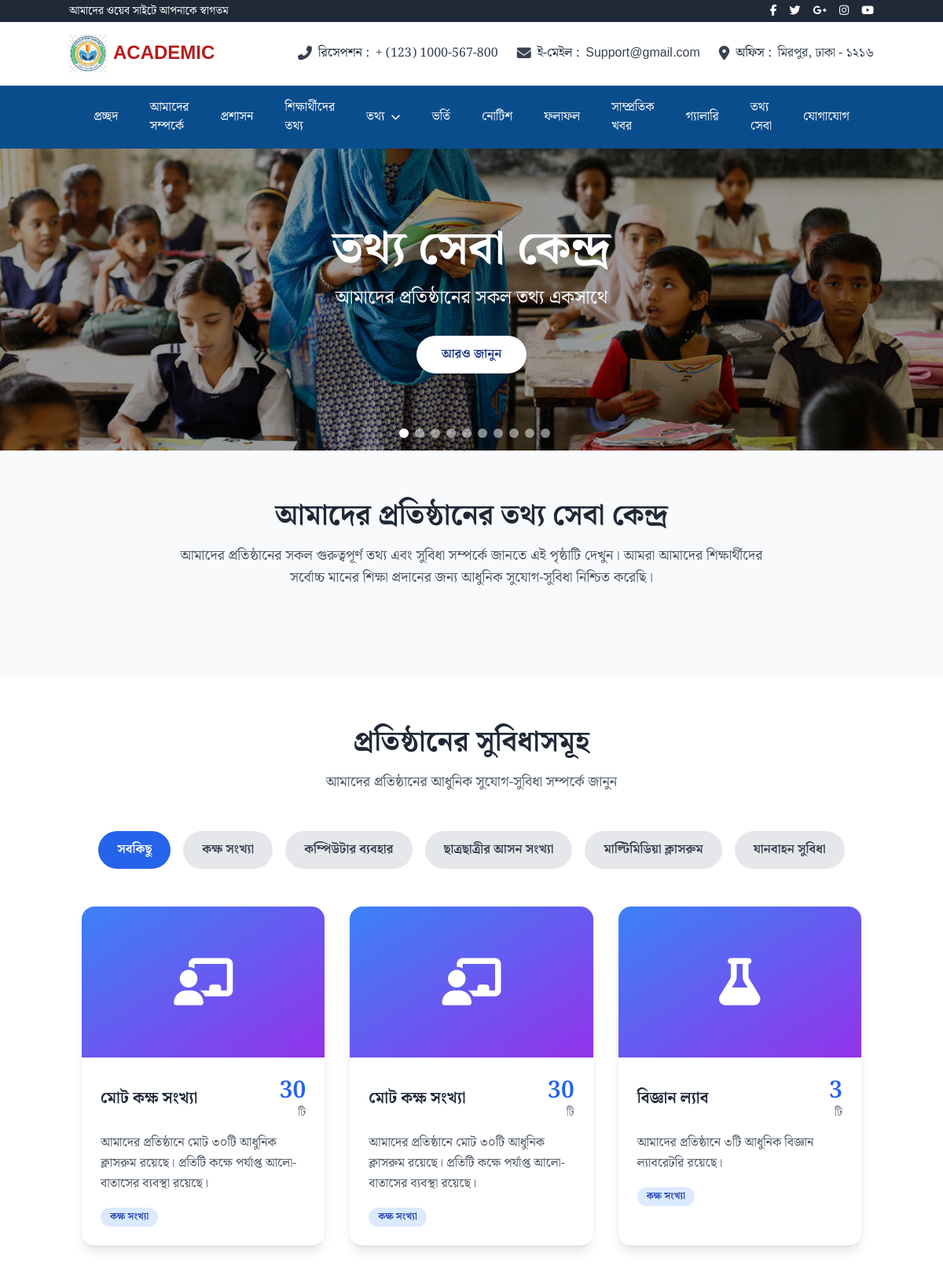
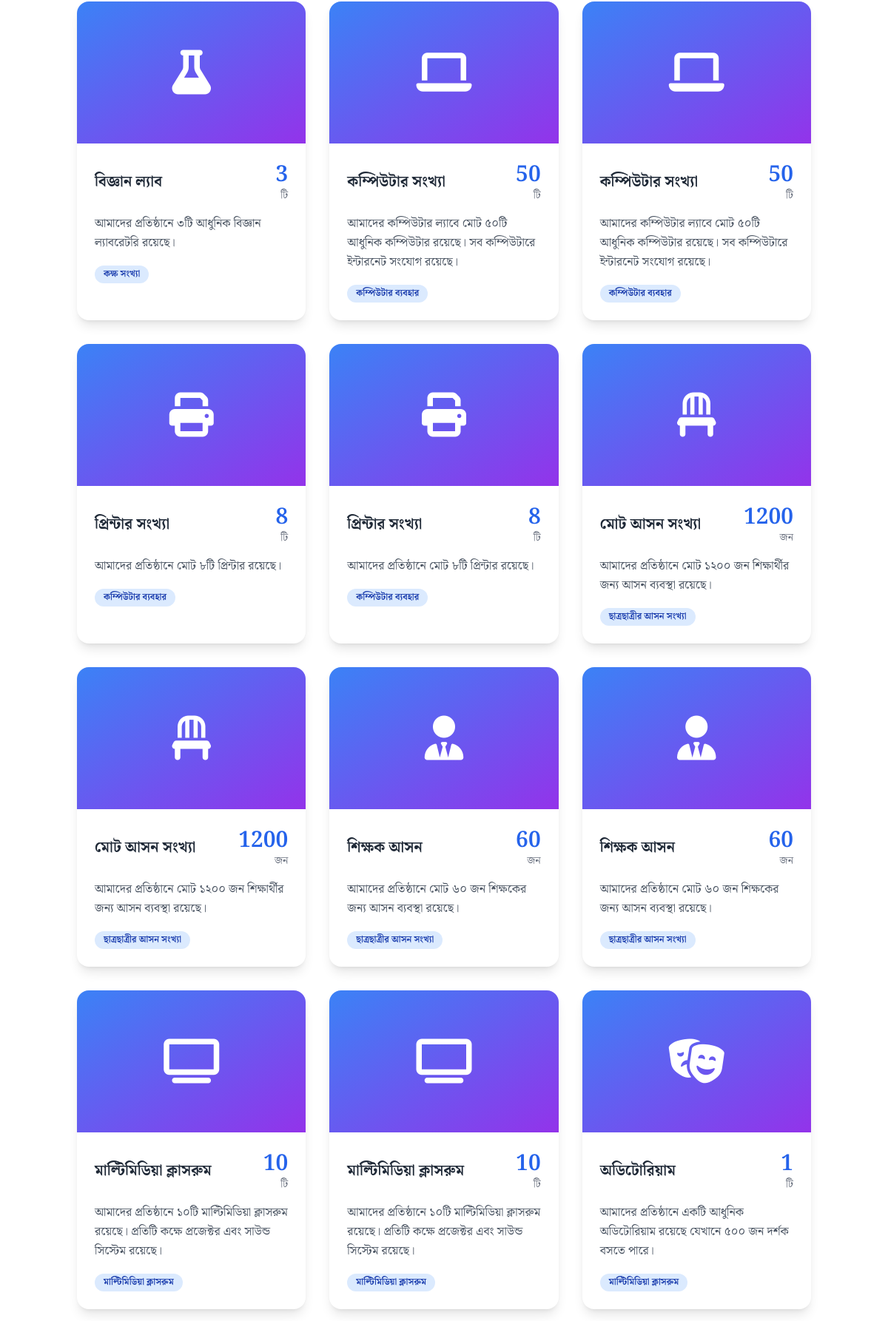
Page /information-service/ (upper part) on the committed database (2 pictures, top to bottom).
### web/models.py (models this page shows, shortened)
class TimeStampModel(models.Model):
    created_at = models.DateTimeField(auto_now_add=True)
    updated_at = models.DateTimeField(auto_now=True)
    class Meta:
        abstract = True

class InformationService(TimeStampModel):
    title = models.CharField(max_length=200)
    description = models.TextField()
    is_active = models.BooleanField(default=True)
    class Meta:
        verbose_name_plural = "Information Service"

class FacilityInfo(TimeStampModel):
    FACILITY_TYPES = (
        ('classroom', 'কক্ষ সংখ্যা'),
        ('computer', 'কম্পিউটার ব্যবহার'),
        ('seats', 'ছাত্রছাত্রীর আসন সংখ্যা'),
        ('multimedia', 'মাল্টিমিডিয়া ক্লাসরুম'),
        ('transport', 'যানবাহন সুবিধা'),
    )
    facility_type = models.CharField(max_length=20, choices=FACILITY_TYPES)
    title = models.CharField(max_length=200)
    description = models.TextField()
    icon = models.CharField(max_length=50, help_text="FontAwesome icon class")
    count = models.IntegerField(default=0, help_text="Number/Count for this facility")
    unit = models.CharField(max_length=20, blank=True, help_text="Unit (e.g., 'টি', 'জন', 'খানা')")
    image = models.ImageField(upload_to='facilities/', blank=True)
    is_active = models.BooleanField(default=True)
    order = models.IntegerField(default=0)
    class Meta:
        ordering = ['order', '-created_at']
        verbose_name_plural = "Facility Information"

### web/views.py (the view, shortened to what this page needs)
# urls.py: path('information-service/', information_service, name='information_service'),
def information_service(request):
    slider_images = InformationSlider.objects.filter(is_active=True).order_by('order')
    facilities = FacilityInfo.objects.filter(is_active=True).order_by('order')
    facility_groups = {}
    for facility in facilities:
        if facility.facility_type not in facility_groups:
            facility_groups[facility.facility_type] = []
        facility_groups[facility.facility_type].append(facility)
    faculty_members = FacultyInfo.objects.filter(is_active=True).order_by('order')
    info_service = InformationService.objects.filter(is_active=True).first()
    context = {
        'slider_images': slider_images,
        'facility_groups': facility_groups,
        'faculty_members': faculty_members,
        'info_service': info_service,
    }
    return render(request, 'website/information_service.html', context)

### template/website/information_service.html (shortened to what this page needs)
{% extends 'website/base.html' %}
{% block content %}
<section class="relative h-96 overflow-hidden bg-gradient-to-r from-blue-900 to-blue-700">
    <div class="relative h-full" x-data="{ currentSlide: 0, slides: {{ slider_images|length|default:1 }}, autoPlay: true }"
         x-init="setInterval(() => { if (autoPlay && slides > 1) currentSlide = (currentSlide + 1) % slides }, 5000)">
        {% for slider in slider_images %}
        <div class="absolute inset-0 transition-opacity duration-1000 ease-in-out"
             :class="{ 'opacity-100': currentSlide === {{ forloop.counter0 }}, 'opacity-0': currentSlide !== {{ forloop.counter0 }} }">
        </div>
        {% endfor %}
        {% if slider_images|length > 1 %}
        <div class="absolute bottom-4 left-1/2 transform -translate-x-1/2 flex space-x-2">
            <template x-for="i in slides" :key="i">
                <button @click="currentSlide = i - 1; autoPlay = false"
                        class="w-3 h-3 rounded-full transition-all duration-300"
                        :class="currentSlide === i - 1 ? 'bg-white' : 'bg-white bg-opacity-50'"></button>
            </template>
        </div>
        {% endif %}
        <div class="absolute inset-0 flex items-center justify-center">
            <div class="text-center text-white z-10">
                <h1 class="text-5xl md:text-6xl font-bold mb-4 animate-fade-in-up">
                    তথ্য সেবা কেন্দ্র
                </h1>
                <p class="text-xl md:text-2xl mb-8 animate-fade-in-up-delay">
                    আমাদের প্রতিষ্ঠানের সকল তথ্য একসাথে
                </p>
                <div class="flex justify-center space-x-4">
                    <button class="bg-white text-blue-900 px-8 py-3 rounded-full font-semibold hover:bg-blue-50 transition-all duration-300 transform hover:scale-105">
                        আরও জানুন
                    </button>
                </div>
            </div>
        </div>
    </div>
</section>
{% if info_service %}
<section class="py-16 bg-gray-50">
    <div class="container mx-auto px-4">
        <div class="text-center mb-12">
            <h2 class="text-4xl font-bold text-gray-800 mb-4">{{ info_service.title }}</h2>
            <p class="text-lg text-gray-600 max-w-3xl mx-auto">{{ info_service.description }}</p>
        </div>
    </div>
</section>
{% endif %}
<section class="py-16 bg-white">
    <div class="container mx-auto px-4">
        <div class="text-center mb-12">
            <h2 class="text-4xl font-bold text-gray-800 mb-4">প্রতিষ্ঠানের সুবিধাসমূহ</h2>
            <p class="text-lg text-gray-600">আমাদের প্রতিষ্ঠানের আধুনিক সুযোগ-সুবিধা সম্পর্কে জানুন</p>
        </div>
        {% if facility_groups %}
        <div class="flex flex-wrap justify-center gap-4 mb-12" x-data="{ activeFilter: 'all' }">
            <button @click="activeFilter = 'all'; filterFacilities('all')"
                    class="px-6 py-3 rounded-full font-semibold transition-all duration-300 transform hover:scale-105"
                    :class="activeFilter === 'all' ? 'bg-blue-600 text-white' : 'bg-gray-200 text-gray-700 hover:bg-gray-300'">
                সবকিছু
            </button>
            {% for facility_type, facilities in facility_groups.items %}
            <button @click="activeFilter = '{{ facility_type }}'; filterFacilities('{{ facility_type }}')"
                    class="px-6 py-3 rounded-full font-semibold transition-all duration-300 transform hover:scale-105"
                    :class="activeFilter === '{{ facility_type }}' ? 'bg-blue-600 text-white' : 'bg-gray-200 text-gray-700 hover:bg-gray-300'">
                {{ facilities.0.get_facility_type_display }}
            </button>
            {% endfor %}
        </div>
        {% endif %}
        <div id="facilities-container" class="grid grid-cols-1 md:grid-cols-2 lg:grid-cols-3 gap-8">
            {% for facility_type, facilities in facility_groups.items %}
                {% for facility in facilities %}
                    {% include 'component/information_service/facility_card.html' with facility=facility %}
                {% endfor %}
            {% endfor %}
        </div>
    </div>
</section>
{% endblock %}

### template/component/information_service/facility_card.html
<div class="facility-card bg-white rounded-2xl shadow-lg overflow-hidden transform transition-all duration-500 hover:scale-105 hover:shadow-2xl"
     data-type="{{ facility.facility_type }}">
    {% if facility.image %}
    <div class="h-48 overflow-hidden">
        <img src="{{ facility.image.url }}" alt="{{ facility.title }}"
             class="w-full h-full object-cover transition-transform duration-500 hover:scale-110">
    </div>
    {% else %}
    <div class="h-48 bg-gradient-to-br from-blue-500 to-purple-600 flex items-center justify-center">
        <i class="{{ facility.icon }} text-6xl text-white"></i>
    </div>
    {% endif %}
    <div class="p-6">
        <div class="flex items-center justify-between mb-4">
            <h3 class="text-xl font-bold text-gray-800">{{ facility.title }}</h3>
            <div class="text-right">
                <div class="text-3xl font-bold text-blue-600">{{ facility.count }}</div>
                <div class="text-sm text-gray-500">{{ facility.unit }}</div>
            </div>
        </div>
        <p class="text-gray-600 leading-relaxed">{{ facility.description }}</p>
        <div class="mt-4">
            <span class="inline-block bg-blue-100 text-blue-800 text-xs font-semibold px-3 py-1 rounded-full">
                {{ facility.get_facility_type_display }}
            </span>
        </div>
    </div>
</div>

### static/style.css (style rules this page uses)
:root { --color-bg: #f5f7fa; --color-primary: #0a4d8c; --color-secondary: #f9b233; --color-accent: #e63946; --color-text: #22223b; }
html, body { font-family: 'Noto Serif Bengali', Arial, serif; background: var(--color-bg); color: var(--color-text); margin: 0; padding: 0; }
.container { width: 90%; margin-left: auto; margin-right: auto; }
@media (min-width: 640px) { .container { width: 80%; } }
@media (min-width: 1024px) { .container { max-width: 1280px; width: 100%; } }

### template/website/information_service.html (style rules this page uses)
.animate-fade-in-up { animation: fade-in-up 1s ease-out; }
.animate-fade-in-up-delay { animation: fade-in-up 1s ease-out 0.3s both; }
.facility-card { opacity: 1; transform: translateY(0); transition: all 0.5s ease; }

### rows in the picture
InformationService: title "আমাদের প্রতিষ্ঠানের তথ্য সেবা কেন্দ্র", description "আমাদের প্রতিষ্ঠানের সকল গুরুত্বপূর্ণ তথ্য এবং সুবিধা সম্পর্কে জানতে এই পৃষ্ঠাটি দেখুন। আমরা আমাদের শিক্ষার্থীদের সর্বোচ্চ মানের শিক্ষা প্রদানের জন্য আধুনিক সুযোগ-সুবিধা নিশ্চিত করেছি।"
FacilityInfo: facility_type "কক্ষ সংখ্যা", title "মোট কক্ষ সংখ্যা", count "30", unit "টি", description "আমাদের প্রতিষ্ঠানে মোট ৩০টি আধুনিক ক্লাসরুম রয়েছে। প্রতিটি কক্ষে পর্যাপ্ত আলো-বাতাসের ব্যবস্থা রয়েছে।"
FacilityInfo: facility_type "কম্পিউটার ব্যবহার", title "কম্পিউটার সংখ্যা", count "50", unit "টি", description "আমাদের কম্পিউটার ল্যাবে মোট ৫০টি আধুনিক কম্পিউটার রয়েছে। সব কম্পিউটারে ইন্টারনেট সংযোগ রয়েছে।"
FacilityInfo: facility_type "ছাত্রছাত্রীর আসন সংখ্যা", title "মোট আসন সংখ্যা", count "1200", unit "জন", description "আমাদের প্রতিষ্ঠানে মোট ১২০০ জন শিক্ষার্থীর জন্য আসন ব্যবস্থা রয়েছে।"
FacilityInfo: facility_type "মাল্টিমিডিয়া ক্লাসরুম", title "মাল্টিমিডিয়া ক্লাসরুম", count "10", unit "টি", description "আমাদের প্রতিষ্ঠানে ১০টি মাল্টিমিডিয়া ক্লাসরুম রয়েছে। প্রতিটি কক্ষে প্রজেক্টর এবং সাউন্ড সিস্টেম রয়েছে।"
FacilityInfo: facility_type "যানবাহন সুবিধা"
FacilityInfo: title "মোট কক্ষ সংখ্যা", count "30", unit "টি", description "আমাদের প্রতিষ্ঠানে মোট ৩০টি আধুনিক ক্লাসরুম রয়েছে। প্রতিটি কক্ষে পর্যাপ্ত আলো-বাতাসের ব্যবস্থা রয়েছে।", facility_type "কক্ষ সংখ্যা"
FacilityInfo: title "বিজ্ঞান ল্যাব", count "3", unit "টি", description "আমাদের প্রতিষ্ঠানে ৩টি আধুনিক বিজ্ঞান ল্যাবরেটরি রয়েছে।", facility_type "কক্ষ সংখ্যা"
FacilityInfo: title "বিজ্ঞান ল্যাব", count "3", unit "টি", description "আমাদের প্রতিষ্ঠানে ৩টি আধুনিক বিজ্ঞান ল্যাবরেটরি রয়েছে।", facility_type "কক্ষ সংখ্যা"
FacilityInfo: title "কম্পিউটার সংখ্যা", count "50", unit "টি", description "আমাদের কম্পিউটার ল্যাবে মোট ৫০টি আধুনিক কম্পিউটার রয়েছে। সব কম্পিউটারে ইন্টারনেট সংযোগ রয়েছে।", facility_type "কম্পিউটার ব্যবহার"
FacilityInfo: title "প্রিন্টার সংখ্যা", count "8", unit "টি", description "আমাদের প্রতিষ্ঠানে মোট ৮টি প্রিন্টার রয়েছে।", facility_type "কম্পিউটার ব্যবহার"
FacilityInfo: title "প্রিন্টার সংখ্যা", count "8", unit "টি", description "আমাদের প্রতিষ্ঠানে মোট ৮টি প্রিন্টার রয়েছে।", facility_type "কম্পিউটার ব্যবহার"
FacilityInfo: title "মোট আসন সংখ্যা", count "1200", unit "জন", description "আমাদের প্রতিষ্ঠানে মোট ১২০০ জন শিক্ষার্থীর জন্য আসন ব্যবস্থা রয়েছে।", facility_type "ছাত্রছাত্রীর আসন সংখ্যা"
FacilityInfo: title "শিক্ষক আসন", count "60", unit "জন", description "আমাদের প্রতিষ্ঠানে মোট ৬০ জন শিক্ষকের জন্য আসন ব্যবস্থা রয়েছে।", facility_type "ছাত্রছাত্রীর আসন সংখ্যা"
FacilityInfo: title "শিক্ষক আসন", count "60", unit "জন", description "আমাদের প্রতিষ্ঠানে মোট ৬০ জন শিক্ষকের জন্য আসন ব্যবস্থা রয়েছে।", facility_type "ছাত্রছাত্রীর আসন সংখ্যা"
FacilityInfo: title "মাল্টিমিডিয়া ক্লাসরুম", count "10", unit "টি", description "আমাদের প্রতিষ্ঠানে ১০টি মাল্টিমিডিয়া ক্লাসরুম রয়েছে। প্রতিটি কক্ষে প্রজেক্টর এবং সাউন্ড সিস্টেম রয়েছে।", facility_type "মাল্টিমিডিয়া ক্লাসরুম"
FacilityInfo: title "অডিটোরিয়াম", count "1", unit "টি", description "আমাদের প্রতিষ্ঠানে একটি আধুনিক অডিটোরিয়াম রয়েছে যেখানে ৫০০ জন দর্শক বসতে পারে।", facility_type "মাল্টিমিডিয়া ক্লাসরুম"
